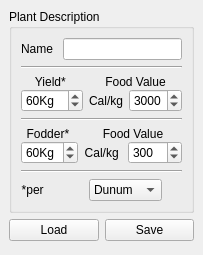
<ui version="4.0" >
 <class>LaPlantFormMainBase</class>
 <widget class="QWidget" name="LaPlantFormMainBase" >
  <property name="geometry" >
   <rect>
    <x>0</x>
    <y>0</y>
    <width>203</width>
    <height>255</height>
   </rect>
  </property>
  <property name="minimumSize" >
   <size>
    <width>190</width>
    <height>255</height>
   </size>
  </property>
  <property name="windowTitle" >
   <string>Form</string>
  </property>
  <layout class="QGridLayout" >
   <property name="margin" >
    <number>9</number>
   </property>
   <property name="spacing" >
    <number>6</number>
   </property>
   <item row="0" column="2" >
    <spacer>
     <property name="orientation" >
      <enum>Qt::Horizontal</enum>
     </property>
     <property name="sizeHint" >
      <size>
       <width>20</width>
       <height>20</height>
      </size>
     </property>
    </spacer>
   </item>
   <item row="2" column="0" colspan="2" >
    <spacer>
     <property name="orientation" >
      <enum>Qt::Vertical</enum>
     </property>
     <property name="sizeHint" >
      <size>
       <width>20</width>
       <height>20</height>
      </size>
     </property>
    </spacer>
   </item>
   <item row="1" column="0" >
    <widget class="QPushButton" name="pushButtonLoad" >
     <property name="text" >
      <string>Load</string>
     </property>
    </widget>
   </item>
   <item row="0" column="0" colspan="2" >
    <widget class="QGroupBox" name="groupBoxPlantDescription" >
     <property name="title" >
      <string>Plant Description</string>
     </property>
     <layout class="QGridLayout" >
      <property name="margin" >
       <number>9</number>
      </property>
      <property name="spacing" >
       <number>6</number>
      </property>
      <item row="5" column="0" colspan="2" >
       <widget class="Line" name="line_3" >
        <property name="orientation" >
         <enum>Qt::Horizontal</enum>
        </property>
       </widget>
      </item>
      <item row="3" column="0" colspan="2" >
       <widget class="Line" name="line_2" >
        <property name="orientation" >
         <enum>Qt::Horizontal</enum>
        </property>
       </widget>
      </item>
      <item row="6" column="1" >
       <widget class="QComboBox" name="comboBoxYieldUnits" >
        <property name="sizePolicy" >
         <sizepolicy>
          <hsizetype>4</hsizetype>
          <vsizetype>0</vsizetype>
          <horstretch>0</horstretch>
          <verstretch>0</verstretch>
         </sizepolicy>
        </property>
        <property name="toolTip" >
         <string>&lt;html>&lt;head>&lt;meta name="qrichtext" content="1" />&lt;style type="text/css">
p, li { white-space: pre-wrap; }
&lt;/style>&lt;/head>&lt;body style=" font-family:'Sans Serif'; font-size:9pt; font-weight:400; font-style:normal; text-decoration:none;">
&lt;p style=" margin-top:0px; margin-bottom:0px; margin-left:0px; margin-right:0px; -qt-block-indent:0; text-indent:0px;">1 dunum = 1000 square meters&lt;/p>
&lt;p style=" margin-top:0px; margin-bottom:0px; margin-left:0px; margin-right:0px; -qt-block-indent:0; text-indent:0px;">1 hectare = 10,000 square meters&lt;/p>&lt;/body>&lt;/html></string>
        </property>
        <item>
         <property name="text" >
          <string>Dunum</string>
         </property>
        </item>
        <item>
         <property name="text" >
          <string>Hectare</string>
         </property>
        </item>
       </widget>
      </item>
      <item row="6" column="0" >
       <widget class="QLabel" name="labelPlantDescription8" >
        <property name="sizePolicy" >
         <sizepolicy>
          <hsizetype>4</hsizetype>
          <vsizetype>5</vsizetype>
          <horstretch>0</horstretch>
          <verstretch>0</verstretch>
         </sizepolicy>
        </property>
        <property name="toolTip" >
         <string>&lt;html>&lt;head>&lt;meta name="qrichtext" content="1" />&lt;style type="text/css">
p, li { white-space: pre-wrap; }
&lt;/style>&lt;/head>&lt;body style=" font-family:'Sans Serif'; font-size:9pt; font-weight:400; font-style:normal; text-decoration:none;">
&lt;p style=" margin-top:0px; margin-bottom:0px; margin-left:0px; margin-right:0px; -qt-block-indent:0; text-indent:0px;">Weeks from birth to kill weight&lt;/p>&lt;/body>&lt;/html></string>
        </property>
        <property name="text" >
         <string>*per </string>
        </property>
        <property name="textFormat" >
         <enum>Qt::AutoText</enum>
        </property>
        <property name="alignment" >
         <set>Qt::AlignRight|Qt::AlignTrailing|Qt::AlignVCenter</set>
        </property>
        <property name="wordWrap" >
         <bool>false</bool>
        </property>
       </widget>
      </item>
      <item row="4" column="0" colspan="2" >
       <layout class="QHBoxLayout" >
        <property name="margin" >
         <number>0</number>
        </property>
        <property name="spacing" >
         <number>6</number>
        </property>
        <item>
         <layout class="QVBoxLayout" >
          <property name="margin" >
           <number>0</number>
          </property>
          <property name="spacing" >
           <number>0</number>
          </property>
          <item>
           <widget class="QLabel" name="labelPlantDescription6" >
            <property name="sizePolicy" >
             <sizepolicy>
              <hsizetype>1</hsizetype>
              <vsizetype>5</vsizetype>
              <horstretch>0</horstretch>
              <verstretch>0</verstretch>
             </sizepolicy>
            </property>
            <property name="toolTip" >
             <string>&lt;html>&lt;head>&lt;meta name="qrichtext" content="1" />&lt;style type="text/css">
p, li { white-space: pre-wrap; }
&lt;/style>&lt;/head>&lt;body style=" font-family:'Sans Serif'; font-size:9pt; font-weight:400; font-style:normal; text-decoration:none;">
&lt;p style=" margin-top:0px; margin-bottom:0px; margin-left:0px; margin-right:0px; -qt-block-indent:0; text-indent:0px;">Fodder produced from Wheat&lt;/p>&lt;/body>&lt;/html></string>
            </property>
            <property name="whatsThis" >
             <string>&lt;html>&lt;head>&lt;meta name="qrichtext" content="1" />&lt;style type="text/css">
p, li { white-space: pre-wrap; }
&lt;/style>&lt;/head>&lt;body style=" font-family:'Sans Serif'; font-size:9pt; font-weight:400; font-style:normal; text-decoration:none;">
&lt;p style=" margin-top:0px; margin-bottom:0px; margin-left:0px; margin-right:0px; -qt-block-indent:0; text-indent:0px;">Fodder is the straw and chaff left after harvesting the grain.  Enter the number of Kilograms expected for this crop per (either) dunum or hectare&lt;/p>&lt;/body>&lt;/html></string>
            </property>
            <property name="text" >
             <string>Fodder* </string>
            </property>
            <property name="textFormat" >
             <enum>Qt::AutoText</enum>
            </property>
            <property name="alignment" >
             <set>Qt::AlignCenter</set>
            </property>
            <property name="wordWrap" >
             <bool>false</bool>
            </property>
           </widget>
          </item>
          <item>
           <widget class="QSpinBox" name="comboBoxFodderProduction" >
            <property name="sizePolicy" >
             <sizepolicy>
              <hsizetype>4</hsizetype>
              <vsizetype>0</vsizetype>
              <horstretch>0</horstretch>
              <verstretch>0</verstretch>
             </sizepolicy>
            </property>
            <property name="toolTip" >
             <string>&lt;html>&lt;head>&lt;meta name="qrichtext" content="1" />&lt;style type="text/css">
p, li { white-space: pre-wrap; }
&lt;/style>&lt;/head>&lt;body style=" font-family:'Sans Serif'; font-size:9pt; font-weight:400; font-style:normal; text-decoration:none;">
&lt;p style=" margin-top:0px; margin-bottom:0px; margin-left:0px; margin-right:0px; -qt-block-indent:0; text-indent:0px;">Fodder produced from Wheat&lt;/p>&lt;/body>&lt;/html></string>
            </property>
            <property name="whatsThis" >
             <string>&lt;html>&lt;head>&lt;meta name="qrichtext" content="1" />&lt;style type="text/css">
p, li { white-space: pre-wrap; }
&lt;/style>&lt;/head>&lt;body style=" font-family:'Sans Serif'; font-size:9pt; font-weight:400; font-style:normal; text-decoration:none;">
&lt;p style=" margin-top:0px; margin-bottom:0px; margin-left:0px; margin-right:0px; -qt-block-indent:0; text-indent:0px;">Fodder is the straw and chaff left after harvesting the grain.  Enter the number of Kilograms expected to be produced from this crop per (either) dunum or hectare.  &lt;span style=" font-weight:600; color:#0000ff;">Note that this fodder amount is solely for consumption by animals.&lt;/span>  If straw or chaff is being used for other purposes, it must be taken out of the total expected fodder level.&lt;/p>&lt;/body>&lt;/html></string>
            </property>
            <property name="suffix" >
             <string>Kg</string>
            </property>
            <property name="maximum" >
             <number>400</number>
            </property>
            <property name="value" >
             <number>60</number>
            </property>
           </widget>
          </item>
         </layout>
        </item>
        <item>
         <layout class="QVBoxLayout" >
          <property name="margin" >
           <number>0</number>
          </property>
          <property name="spacing" >
           <number>0</number>
          </property>
          <item>
           <widget class="QLabel" name="label_2" >
            <property name="text" >
             <string>Food Value</string>
            </property>
            <property name="alignment" >
             <set>Qt::AlignCenter</set>
            </property>
           </widget>
          </item>
          <item>
           <layout class="QHBoxLayout" >
            <property name="margin" >
             <number>0</number>
            </property>
            <property name="spacing" >
             <number>6</number>
            </property>
            <item>
             <widget class="QLabel" name="labelPlantDescription7" >
              <property name="sizePolicy" >
               <sizepolicy>
                <hsizetype>1</hsizetype>
                <vsizetype>5</vsizetype>
                <horstretch>0</horstretch>
                <verstretch>0</verstretch>
               </sizepolicy>
              </property>
              <property name="text" >
               <string>Cal/kg </string>
              </property>
              <property name="alignment" >
               <set>Qt::AlignRight|Qt::AlignTrailing|Qt::AlignVCenter</set>
              </property>
             </widget>
            </item>
            <item>
             <widget class="QSpinBox" name="comboBoxFodderCalories" >
              <property name="sizePolicy" >
               <sizepolicy>
                <hsizetype>0</hsizetype>
                <vsizetype>0</vsizetype>
                <horstretch>0</horstretch>
                <verstretch>0</verstretch>
               </sizepolicy>
              </property>
              <property name="toolTip" >
               <string>&lt;html>&lt;head>&lt;meta name="qrichtext" content="1" />&lt;style type="text/css">
p, li { white-space: pre-wrap; }
&lt;/style>&lt;/head>&lt;body style=" font-family:'Sans Serif'; font-size:9pt; font-weight:400; font-style:normal; text-decoration:none;">
&lt;p style=" margin-top:0px; margin-bottom:0px; margin-left:0px; margin-right:0px; -qt-block-indent:0; text-indent:0px;">Calories per kilogram in WHEAT fodder&lt;/p>&lt;/body>&lt;/html></string>
              </property>
              <property name="whatsThis" >
               <string>&lt;html>&lt;head>&lt;meta name="qrichtext" content="1" />&lt;style type="text/css">
p, li { white-space: pre-wrap; }
&lt;/style>&lt;/head>&lt;body style=" font-family:'Sans Serif'; font-size:9pt; font-weight:400; font-style:normal; text-decoration:none;">
&lt;p style=" margin-top:0px; margin-bottom:0px; margin-left:0px; margin-right:0px; -qt-block-indent:0; text-indent:0px;">Food value of fodder when used as feed for domestic animals.  This is measured in calories per kilogram.&lt;/p>&lt;/body>&lt;/html></string>
              </property>
              <property name="maximum" >
               <number>5000</number>
              </property>
              <property name="minimum" >
               <number>1</number>
              </property>
              <property name="value" >
               <number>300</number>
              </property>
             </widget>
            </item>
           </layout>
          </item>
         </layout>
        </item>
       </layout>
      </item>
      <item row="2" column="0" colspan="2" >
       <layout class="QHBoxLayout" >
        <property name="margin" >
         <number>0</number>
        </property>
        <property name="spacing" >
         <number>6</number>
        </property>
        <item>
         <layout class="QGridLayout" >
          <property name="margin" >
           <number>0</number>
          </property>
          <property name="spacing" >
           <number>0</number>
          </property>
          <item row="0" column="0" >
           <widget class="QLabel" name="labelPlantDescription4" >
            <property name="sizePolicy" >
             <sizepolicy>
              <hsizetype>1</hsizetype>
              <vsizetype>5</vsizetype>
              <horstretch>0</horstretch>
              <verstretch>0</verstretch>
             </sizepolicy>
            </property>
            <property name="text" >
             <string>Yield* </string>
            </property>
            <property name="textFormat" >
             <enum>Qt::AutoText</enum>
            </property>
            <property name="alignment" >
             <set>Qt::AlignCenter</set>
            </property>
            <property name="wordWrap" >
             <bool>false</bool>
            </property>
           </widget>
          </item>
          <item row="1" column="0" >
           <widget class="QSpinBox" name="comboBoxCropYield" >
            <property name="sizePolicy" >
             <sizepolicy>
              <hsizetype>0</hsizetype>
              <vsizetype>0</vsizetype>
              <horstretch>0</horstretch>
              <verstretch>0</verstretch>
             </sizepolicy>
            </property>
            <property name="toolTip" >
             <string>&lt;html>&lt;head>&lt;meta name="qrichtext" content="1" />&lt;style type="text/css">
p, li { white-space: pre-wrap; }
&lt;/style>&lt;/head>&lt;body style=" font-family:'Sans Serif'; font-size:9pt; font-weight:400; font-style:normal; text-decoration:none;">
&lt;p style=" margin-top:0px; margin-bottom:0px; margin-left:0px; margin-right:0px; -qt-block-indent:0; text-indent:0px;">Yield of Crop&lt;/p>&lt;/body>&lt;/html></string>
            </property>
            <property name="suffix" >
             <string>Kg</string>
            </property>
            <property name="maximum" >
             <number>400</number>
            </property>
            <property name="value" >
             <number>60</number>
            </property>
           </widget>
          </item>
         </layout>
        </item>
        <item>
         <layout class="QVBoxLayout" >
          <property name="margin" >
           <number>0</number>
          </property>
          <property name="spacing" >
           <number>0</number>
          </property>
          <item>
           <widget class="QLabel" name="label" >
            <property name="text" >
             <string>Food Value</string>
            </property>
            <property name="alignment" >
             <set>Qt::AlignCenter</set>
            </property>
           </widget>
          </item>
          <item>
           <layout class="QHBoxLayout" >
            <property name="margin" >
             <number>0</number>
            </property>
            <property name="spacing" >
             <number>6</number>
            </property>
            <item>
             <widget class="QLabel" name="labelPlantDescription5" >
              <property name="sizePolicy" >
               <sizepolicy>
                <hsizetype>1</hsizetype>
                <vsizetype>5</vsizetype>
                <horstretch>0</horstretch>
                <verstretch>0</verstretch>
               </sizepolicy>
              </property>
              <property name="text" >
               <string>Cal/kg</string>
              </property>
              <property name="alignment" >
               <set>Qt::AlignRight|Qt::AlignTrailing|Qt::AlignVCenter</set>
              </property>
             </widget>
            </item>
            <item>
             <widget class="QSpinBox" name="comboBoxCropCalories" >
              <property name="sizePolicy" >
               <sizepolicy>
                <hsizetype>0</hsizetype>
                <vsizetype>0</vsizetype>
                <horstretch>0</horstretch>
                <verstretch>0</verstretch>
               </sizepolicy>
              </property>
              <property name="maximum" >
               <number>5000</number>
              </property>
              <property name="minimum" >
               <number>1</number>
              </property>
              <property name="value" >
               <number>3000</number>
              </property>
             </widget>
            </item>
           </layout>
          </item>
         </layout>
        </item>
       </layout>
      </item>
      <item row="0" column="0" colspan="2" >
       <layout class="QHBoxLayout" >
        <property name="margin" >
         <number>0</number>
        </property>
        <property name="spacing" >
         <number>6</number>
        </property>
        <item>
         <widget class="QLabel" name="labelPlantDescription1" >
          <property name="text" >
           <string>Name </string>
          </property>
         </widget>
        </item>
        <item>
         <widget class="QLineEdit" name="lineEditPlantName" />
        </item>
       </layout>
      </item>
      <item row="1" column="0" colspan="2" >
       <widget class="Line" name="line" >
        <property name="orientation" >
         <enum>Qt::Horizontal</enum>
        </property>
       </widget>
      </item>
     </layout>
    </widget>
   </item>
   <item row="1" column="1" >
    <widget class="QPushButton" name="pushButtonSave" >
     <property name="text" >
      <string>Save</string>
     </property>
    </widget>
   </item>
  </layout>
 </widget>
 <resources/>
 <connections/>
</ui>
